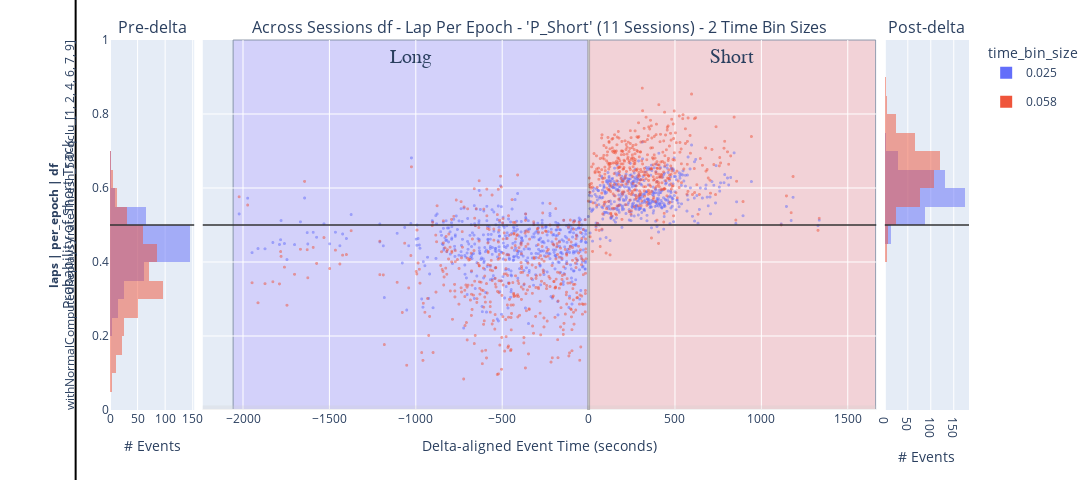

Here is the notebook cell this chart was saved with:
### Code cell
""" Save a figure out using:
new_fig, new_fig_context, _extras_output_dict, figure_out_paths = _perform_plot_pre_post_delta_scatter(data_context=IdentifyingContext(epochs_name='laps', data_grain='per_epoch', title_prefix="Lap Per Epoch", dataframe_name='df', **filter_context.to_dict()), concatenated_ripple_df=deepcopy(df_filter.filtered_all_sessions_laps_df))
# new_fig
save_plotly(new_fig, new_fig_context, should_save_json=True)

"""
# a_saved_fig_path = Path("/home/halechr/FastData/collected_outputs/figures/2024-10-29_Apogee_P_Short_11_2_2_Across Sessions all_scores_ripple_df - FILTERED  - Filtered PBE Per Epoch - 'P_Short' (11 Sessions) - 2 Time Bin Sizes_PBE_per_epoch_scatter+hist_pre-post-delta_P_Short_1.html").resolve()
a_saved_fig_path = Path(r"K:\scratch\collected_outputs\figures\2024-10-29_Apogee_P_Short_11_2_2_Across Sessions df - Lap Per Epoch - 'P_Short' (11 Sessions) - 2 Time Bin Sizes_laps_per_epoch_scatter+hist_pre-post-delta_P_Short_1.json").resolve()
Assert.path_exists(a_saved_fig_path)


with open(a_saved_fig_path, 'r') as f:
    loaded_fig = pio.from_json(f.read())
# Load the Plotly figure from the HTML file
# loaded_fig = pio.read_html(a_saved_fig_path)
loaded_fig

### Figure 1 — Plotly figure (JSON) as saved in the notebook; plotly's stock layout.template omitted (floating-point values rounded to 4 significant figures; data arrays with more than 128 entries replaced by an {"elided": "..."} marker saying what was removed)
{"data": [{"alignmentgroup": "True", "bingroup": "y", "hovertemplate": "_col_time_bin_size=0.025<br>count=%{x}<br>P_Short=%{y}<extra></extra>", "legendgroup": "0.025", "marker": {"color": "#636EFA", "opacity": 0.5, "pattern": {"shape": ""}}, "name": "0.025", "nbinsy": 25, "offsetgroup": "0.025", "orientation": "h", "showlegend": true, "type": "histogram", "xaxis": "x", "y": {"elided": "470 float values"}, "yaxis": "y"}, {"alignmentgroup": "True", "bingroup": "y", "hovertemplate": "_col_time_bin_size=0.058<br>count=%{x}<br>P_Short=%{y}<extra></extra>", "legendgroup": "0.058", "marker": {"color": "#EF553B", "opacity": 0.5, "pattern": {"shape": ""}}, "name": "0.058", "nbinsy": 25, "offsetgroup": "0.058", "orientation": "h", "showlegend": true, "type": "histogram", "xaxis": "x", "y": {"elided": "470 float values"}, "yaxis": "y"}, {"hovertemplate": "_col_time_bin_size=0.025<br>delta_aligned_start_t=%{x}<br>P_Short=%{y}<br>dummy_column_for_size=%{marker.size}<extra></extra>", "legendgroup": "0.025", "marker": {"color": "#636EFA", "line": {"width": 0}, "opacity": 0.5, "size": {"elided": "905 int values"}, "sizemode": "area", "sizeref": 0.1111, "symbol": "circle"}, "mode": "markers", "name": "0.025", "showlegend": false, "type": "scattergl", "x": {"elided": "905 float values"}, "xaxis": "x2", "y": {"elided": "905 float values"}, "yaxis": "y2"}, {"hovertemplate": "_col_time_bin_size=0.058<br>delta_aligned_start_t=%{x}<br>P_Short=%{y}<br>dummy_column_for_size=%{marker.size}<extra></extra>", "legendgroup": "0.058", "marker": {"color": "#EF553B", "line": {"width": 0}, "opacity": 0.5, "size": {"elided": "905 int values"}, "sizemode": "area", "sizeref": 0.1111, "symbol": "circle"}, "mode": "markers", "name": "0.058", "showlegend": false, "type": "scattergl", "x": {"elided": "905 float values"}, "xaxis": "x2", "y": {"elided": "905 float values"}, "yaxis": "y2"}, {"alignmentgroup": "True", "bingroup": "y", "hovertemplate": "_col_time_bin_size=0.025<br>count=%{x}<br>P_Short=%{y}<extra></extra>", "legendgroup": "0.025", "marker": {"color": "#636EFA", "opacity": 0.5, "pattern": {"shape": ""}}, "name": "0.025", "nbinsy": 25, "offsetgroup": "0.025", "orientation": "h", "showlegend": false, "type": "histogram", "xaxis": "x3", "y": {"elided": "435 float values"}, "yaxis": "y3"}, {"alignmentgroup": "True", "bingroup": "y", "hovertemplate": "_col_time_bin_size=0.058<br>count=%{x}<br>P_Short=%{y}<extra></extra>", "legendgroup": "0.058", "marker": {"color": "#EF553B", "opacity": 0.5, "pattern": {"shape": ""}}, "name": "0.058", "nbinsy": 25, "offsetgroup": "0.058", "orientation": "h", "showlegend": false, "type": "histogram", "xaxis": "x3", "y": {"elided": "435 float values"}, "yaxis": "y3"}], "layout": {"annotations": [{"font": {"size": 16}, "showarrow": false, "text": "Pre-delta", "x": 0.049, "xanchor": "center", "xref": "paper", "y": 1, "yanchor": "bottom", "yref": "paper"}, {"font": {"size": 16}, "showarrow": false, "text": "Across Sessions df - Lap Per Epoch - 'P_Short' (11 Sessions) - 2 Time Bin Sizes", "x": 0.5, "xanchor": "center", "xref": "paper", "y": 1, "yanchor": "bottom", "yref": "paper"}, {"font": {"size": 16}, "showarrow": false, "text": "Post-delta", "x": 0.951, "xanchor": "center", "xref": "paper", "y": 1, "yanchor": "bottom", "yref": "paper"}, {"font": {"size": 12}, "showarrow": false, "text": "<span style='font-weight:bold; font-size:12px;'>laps | per_epoch | df</span><br><span style='font-size:12px;'>withNormalComputedReplays-frateThresh_5.0-qclu_[1, 2, 4, 6, 7, 9]</span>", "textangle": -90, "x": -0.057, "xanchor": "center", "xref": "paper", "y": 0.5, "yanchor": "middle", "yref": "paper"}], "barmode": "overlay", "height": 480, "legend": {"itemsizing": "constant", "title": {"text": "time_bin_size"}, "traceorder": "grouped"}, "margin": {"b": 70, "l": 110, "r": 80, "t": 40}, "meta": {"figure_context": {"comparison": "pre-post-delta", "data_grain": "per_epoch", "epochs_name": "laps", "histogram_variable_name": "P_Short", "n_tbin": 2, "n_unique_t_bin_sizes": 2, "num_unique_sessions": 11, "plot_type": "scatter+hist", "title": "Across Sessions df - Lap Per Epoch - 'P_Short' (11 Sessions) - 2 Time Bin Sizes", "variable_name": "P_Short"}, "preferred_filename": "P_Short_11_2_2_Across Sessions df - Lap Per Epoch - 'P_Short' (11 Sessions) - 2 Time Bin Sizes_laps_per_epoch_scatter+hist_pre-post-delta_P_Short"}, "shapes": [{"line": {"color": "rgba(0.8,0.8,0.8,.25)", "width": 9}, "type": "line", "x0": 0, "x1": 1, "xref": "x2 domain", "y0": 0, "y1": 0, "yref": "y2"}, {"line": {"color": "rgba(1,1,1,.25)", "width": 3}, "type": "line", "x0": 0, "x1": 0, "xref": "x2", "y0": 0, "y1": 1, "yref": "y2 domain"}, {"fillcolor": "#c2b8ff", "label": {"font": {"family": "Times New Roman", "size": 20}, "text": "Long", "textposition": "top center"}, "layer": "below", "line": {"width": 1}, "opacity": 0.5, "type": "rect", "x0": -2057.0, "x1": 0, "xref": "x2", "y0": 0, "y1": 1, "yref": "y2 domain"}, {"fillcolor": "#ffb8b8", "label": {"font": {"family": "Times New Roman", "size": 20}, "text": "Short", "textposition": "top center"}, "layer": "below", "line": {"width": 1}, "opacity": 0.5, "type": "rect", "x0": 0, "x1": 1662.0, "xref": "x2", "y0": 0, "y1": 1, "yref": "y2 domain"}, {"line": {"color": "Black", "width": 2}, "type": "line", "x0": -0.04, "x1": -0.04, "xref": "paper", "y0": -0.5, "y1": 1.5, "yref": "paper"}, {"line": {"color": "rgba(0.2,0.2,0.2,.75)", "width": 2}, "type": "line", "x0": 0, "x1": 1, "xref": "x domain", "y0": 0.5, "y1": 0.5, "yref": "y"}, {"line": {"color": "rgba(0.2,0.2,0.2,.75)", "width": 2}, "type": "line", "x0": 0, "x1": 1, "xref": "x2 domain", "y0": 0.5, "y1": 0.5, "yref": "y2"}, {"line": {"color": "rgba(0.2,0.2,0.2,.75)", "width": 2}, "type": "line", "x0": 0, "x1": 1, "xref": "x3 domain", "y0": 0.5, "y1": 0.5, "yref": "y3"}], "width": 1800, "xaxis": {"anchor": "y", "domain": [0, 0.098], "title": {"text": "# Events"}}, "xaxis2": {"anchor": "y2", "domain": [0.108, 0.892], "title": {"text": "Delta-aligned Event Time (seconds)"}}, "xaxis3": {"anchor": "y3", "domain": [0.902, 1], "title": {"text": "# Events"}}, "yaxis": {"anchor": "x", "autorange": false, "domain": [0, 1], "fixedrange": true, "range": [0, 1], "title": {"text": "Probability of Short Track"}}, "yaxis2": {"anchor": "x2", "domain": [0, 1], "matches": "y", "showticklabels": false}, "yaxis3": {"anchor": "x3", "domain": [0, 1], "matches": "y", "showticklabels": false}}}
